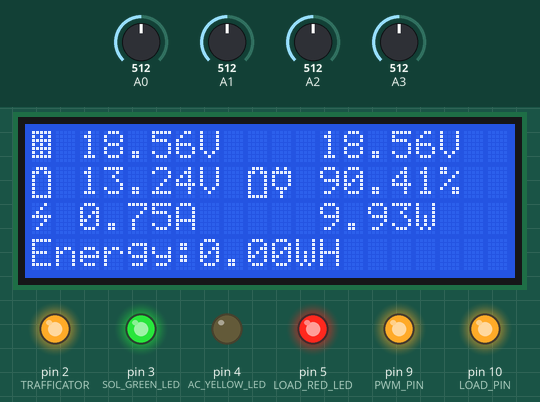
The sketch below on a simulated Arduino Uno, built with avr-gcc and run on an emulated ATmega328P. Shown: 20×4 character LCD, output pins drawn as LEDs (lit = HIGH). Inputs (shaded band) come from the test bench; at power-on: A0 = 512, A1 = 512, A2 = 512, A3 = 512. What the sketch prints to the serial monitor is not drawn.

Above: at 0.5 s.
At 4.9 s:
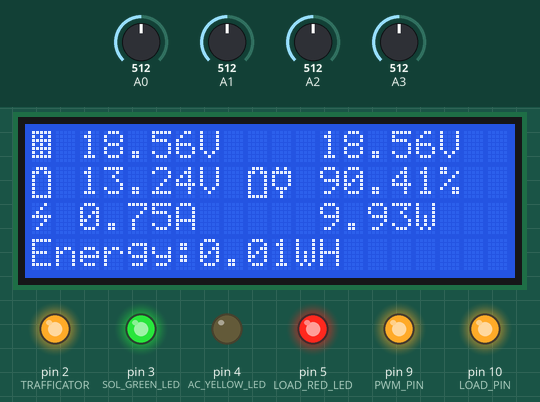
At 8.4 s:
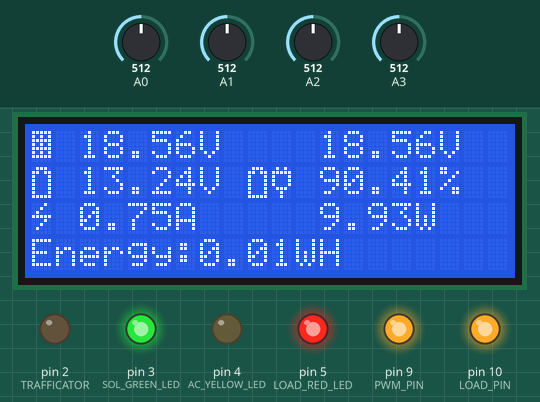
At 17.1 s:
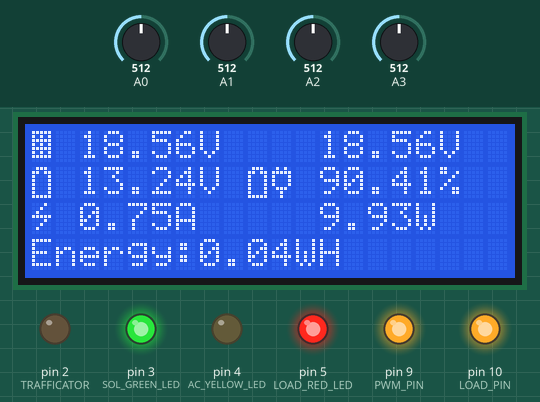
At 21.5 s:
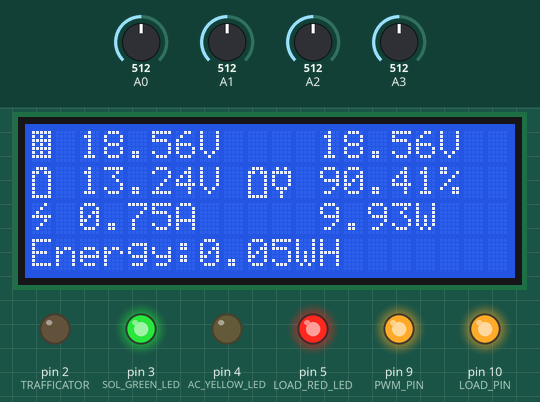
At 39.0 s:
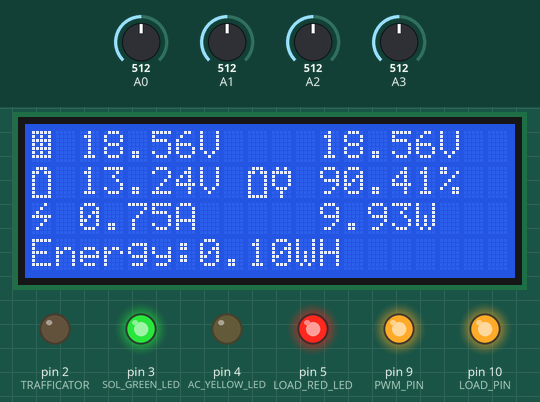
Timing chart, 0 to 40.0 s (numbered marks = the images above):
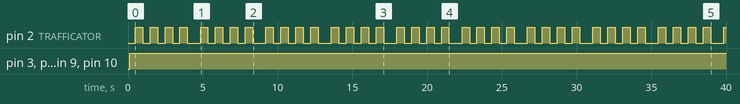

The sketch:

Brain-box.ino
```cpp
// ARDUINO BRAIN BOX
//Version-1.0
//by
//Nebedum Uchenna
//Afifia-oru Harmony
//Muheeb Habeeb Tola
//Nwaiwu Emmanuel
//Dated : 06/12/2017


#include <Wire.h>
#include <LiquidCrystal_I2C.h>
#define BAT_ADC A0    // Battery side voltage divider is connected to pin A0
#define SOL_ADC A1     // Solar panel side voltage divider is connected to pin A1
#define AC_ADC A2    // AC side voltage divider is connected to pin A2
#define CURRENT_ADC A3  // LEM LT-25NP current sensor is connected to pin A3
#define AVG_NUM 10    // number of iterations of the adc routine to average the adc readings
#define BAT_MIN 20  // minimum battery voltage for 24V system
#define BAT_MAX 30  // maximum battery voltage for 24V system
#define BULK_CH_SP 28.8 // bulk charge set point for sealed lead acid battery // flooded type set it to 29.2V
#define FLOAT_CH_SP 27.2  //float charge set point for lead acid battery
#define LVD 21          //Low voltage disconnect setting for a 24V system
#define PWM_PIN 9         // pin-9 is used to control the charging MOSFET //the default frequency is 490.20Hz
#define LOAD_PIN 10       // pin-10 is used to control the load
#define SOL_GREEN_LED 3
#define LOAD_RED_LED 5
#define AC_YELLOW_LED 4
#define TRAFFICATOR 2
//--------------------------------------------------------------------------------------------------------------------------
///////////////////////DECLARATION OF ALL BIT MAP ARRAY FOR FONTS////////////////////////////////////////////////////////////////
//--------------------------------------------------------------------------------------------------------------------------

byte solar[8] = //icon for solar panel
{
  0b11111,0b10101,0b11111,0b10101,0b11111,0b10101,0b11111,0b00000
};
byte battery[8] =  //icon for battery
{
  0b01110,0b11011,0b10001,0b10001,0b10001,0b10001,0b10001,0b11111
};

byte energy[8] =  // icon for power
{
  0b00010,0b00100,0b01000,0b11111,0b00010,0b00100,0b01000,0b00000
};
/*byte alarm[8] =  // icon for alarm
{
 0b00000,0b00100,0b01110,0b01110,0b01110,0b11111,0b00000,0b00100
};*/
/*byte temp[8] = //icon for termometer
{
 0b00100,0b01010,0b01010,0b01110,0b01110,0b11111,0b11111,0b01110
};*/

byte charge[8] = // icon for battery charge
{
  0b01010,0b11111,0b10001,0b10001,0b10001,0b01110,0b00100,0b00100,
};
byte not_charge[8]=
{
  0b00000,0b10001,0b01010,0b00100,0b01010,0b10001,0b00000,0b00000,
};


//--------------------------------------------------------------------------------------------------------------------------
///////////////////////DECLARATION OF ALL GLOBAL VARIABLES//////////////////////////////////////////////////////////////////
//--------------------------------------------------------------------------------------------------------------------------
float solar_volt=0;
float bat_volt=0;
float ac_volt=0;
float solar_current=0;
int ac_status=0;
//int temp_change=0;
float system_volt=0;
float bulk_charge_sp=0;
float float_charge_sp=0;
float charge_status=0;
float load_status=0;
float bat_percent=0;
float error=0;
float Ep=0;
int duty =0;
float lvd;
float msec=0;
float last_msec=0;
float elasped_msec=0;
float elasped_time=0;
float ampSecs = 0;
float ampHours=0;
float watts=0;
float wattSecs = 0;
float wattHours=0;

// Set the pins on the I2C chip used for LCD connections:
//                    addr, en,rw,rs,d4,d5,d6,d7,bl,blpol
LiquidCrystal_I2C lcd(0x3F, 2, 1, 0, 4, 5, 6, 7, 3, POSITIVE);  // Set the LCD I2C address // In my case 0x27
//******************************************************* MAIN PROGRAM START ************************************************
void setup()
{

Serial.begin(9600);
pinMode(SOL_GREEN_LED,OUTPUT);
pinMode(AC_YELLOW_LED,OUTPUT);
pinMode(LOAD_RED_LED,OUTPUT);
pinMode(TRAFFICATOR,OUTPUT);
pinMode(PWM_PIN,OUTPUT);
pinMode(LOAD_PIN,OUTPUT);
digitalWrite(PWM_PIN,LOW);  // default value of pwm duty cycle
digitalWrite(LOAD_PIN,LOW);  // default load state is OFF
lcd.begin(20,4);   // initialize the lcd for 20 chars 4 lines, turn on backlight
lcd.backlight(); // finish with backlight on
lcd.createChar(1,solar);
lcd.createChar(2, battery);
lcd.createChar(3, energy);
//lcd.createChar(4,alarm);
//lcd.createChar(5,temp);
lcd.createChar(6,charge);
lcd.createChar(7,not_charge);
lcd.clear();
}

void loop()
{
 read_data();             // read different sensors data from analog pin of arduino
 system_voltage();        // detect the system voltage according to battery voltage
 setpoint();      // decide the charge set point according to system voltage
 ac_charge();
 charge_cycle();         // pwm charging of battery
 battery_percent();
 power();                // calculate the load power and energy
 load_control();         //control the load
 led_indication();       // led indica
 print_data();            // print in serial monitor
 lcd_display();           // lcd display
 trafficator();
 }
//************************************************************ PROGRAM END *************************************************


//------------------------------------------------------------------------------------------------------
////////////////// READS AND AVERAGES THE ANALOG INPUTS (SOLAR VOLTAGE,BATTERY VOLTAGE,AC VOLTAGE)////////////////
//------------------------------------------------------------------------------------------------------
int read_adc(int adc_parameter)
{

  int sum = 0;
  int sample ;
  for (int i=0; i<AVG_NUM; i++)
  {                                        // loop through reading raw adc values AVG_NUM number of times
    sample = analogRead(adc_parameter);    // read the input pin
    sum += sample;                        // store sum for averaging
    delayMicroseconds(50);              // pauses for 50 microseconds
  }
  return(sum / AVG_NUM);                // divide sum by AVG_NUM to get average and return it
}
//-------------------------------------------------------------------------------------------------------------
////////////////////////////////////READ THE DATA//////////////////////////////////////////////////////////////
//-------------------------------------------------------------------------------------------------------------
 void read_data(void)
 {
    //5V = ADC value 1024 => 1 ADC value = (5/1024)Volt= 0.0048828Volt
    // Vout=Vin*R2/(R1+R2) => Vin = Vout*(R1+R2)/R2   R1=100 and R2=20
     solar_volt = read_adc(SOL_ADC)*0.00488*7.429;
     bat_volt   = read_adc(BAT_ADC)*0.00488*5.3;
   ac_volt   = read_adc(AC_ADC)*0.00488*7.429;
   solar_current = (read_adc(CURRENT_ADC)*.00488)*0.3;
     //temperature = read_adc(TEMP_ADC)*0.00488*100;
  }

//------------------------------------------------------------------------------------------------------------
/////////////////////////////////POWER AND ENERGY CALCULATION //////////////////////////////////////////////
//------------------------------------------------------------------------------------------------------------
void power(void)

{
msec = millis();
elasped_msec = msec - last_msec; //Calculate how long has past since last call of this function
elasped_time = elasped_msec / 1000.0; // 1sec=1000 msec
watts = solar_current * bat_volt; //Watts now
ampSecs = (solar_current*elasped_time); //AmpSecs since last measurement
wattSecs = ampSecs * bat_volt; //WattSecs since last measurement
ampHours = ampHours + ampSecs/3600; // 1 hour=3600sec //Total ampHours since program started
wattHours = wattHours + wattSecs/3600; // 1 hour=3600sec //Total wattHours since program started
last_msec = msec; //Store 'now' for next time
}

//------------------------------------------------------------------------------------------------------------
/////////////////////////////////PRINT DATA IN SERIAL MONITOR/////////////////////////////////////////////////
//------------------------------------------------------------------------------------------------------------
  void print_data(void)
  {
    delay(100);
    Serial.print("Solar Panel Voltage: ");
    Serial.print(solar_volt);
    Serial.println("V");
    Serial.print("Battery Voltage: ");
    Serial.print(bat_volt);
    Serial.println("V");
  Serial.print("AC Charger Voltage: ");
  Serial.print(ac_volt);
    Serial.println("V");
    Serial.print("System Voltage: ");
    Serial.print(system_volt);
    Serial.println("V");
    Serial.print("Charge Set Point:");
    Serial.println(bulk_charge_sp);
    //Serial.print("Temperature:");
    //Serial.print(temperature);
    //Serial.println("C");
  Serial.print("Solar Current: ");
  Serial.print(solar_current);
    Serial.println("A");
    Serial.print("Power: ");
    Serial.print(watts);
    Serial.println("W");
    Serial.print("Energy: ");
    Serial.print(wattHours);
    Serial.println("WH");
    Serial.print("Duty Cycle :");
    if (charge_status==1)
    {
    Serial.println("99%");
    Serial.println("BULK CHARGING");
    }
    else if (charge_status==2)
    {
    Serial.print(Ep);
    Serial.println("%");
    Serial.println("FLOAT CHARGING");
    }
    else
    {
    Serial.println("0%");
    Serial.println("NOT CHARGING");
    }
    if(load_status==1)
    {
     Serial.println("LOAD IS CONNECTED");
    }
    else
    {
     Serial.println("LOAD IS DISCONNECTED");
    }

    Serial.println("***************************");
 }
//----------------------------------------------------------------------------------------------------------------------
//////////////////////////////////SYSTEM VOLTAGE AUTO DETECT ///////////////////////////////////////////////////////////
//----------------------------------------------------------------------------------------------------------------------
void system_voltage(void)
{
  if ((bat_volt >BAT_MIN) && (bat_volt < BAT_MAX))
  {
     system_volt = 24;
  }
  /*
  else if  ((bat_volt > BAT_MIN*2 ) && (bat_volt < BAT_MAX*2))
  {
    system_volt=48;
  }*/
  else if ((bat_volt > BAT_MIN/2 ) && (bat_volt < BAT_MAX/2))
  {
    system_volt=12;
  }

}
//---------------------------------------------------------------------------------------------------------------------------
 ////////////////////////////////////CHARGE SET POINT ///////////////////////////////////////////////////////////////////////
//---------------------------------------------------------------------------------------------------------------------------

void setpoint(void)
{
 // temp_change =temperature-25.0; // 25deg cel is taken as standard room temperature
 // temperature compensation = -5mv/degC/Cell
  // If temperature is above the room temp ;Charge set point should reduced
  // If temperature is bellow the room temp ;Charge set point should increased
  if(system_volt ==24)
  {
     bulk_charge_sp = BULK_CH_SP; //-(0.030*temp_change) ;
     float_charge_sp=FLOAT_CH_SP; //-(0.030*temp_change) ;
     //lvd =LVD;
  }

  else if(system_volt ==12)
  {
     bulk_charge_sp = (BULK_CH_SP/2) ;
     float_charge_sp= (FLOAT_CH_SP/2) ;
     lvd=LVD/2;
  }
  /*
  else if (system_volt == 48)
  {
   bulk_charge_sp = (BULK_CH_SP*2)-(0.060*temp_change) ;
   float_charge_sp= (FLOAT_CH_SP*2)-(0.060*temp_change) ;
   lvd=LVD*2;
  }
  */

}

//------------------------------------------------------------------------------------------------------------------------------
////////////////////////////////////////////////////AC CHARGING///////////////////////////////////////////////////////////////////
//--------------------------------------------------------------------------------------------------------------------------------
void ac_charge(void)
{
  if (ac_volt > bat_volt && bat_volt <= bulk_charge_sp)
  {
     ac_status = 1;
     duty= 255;
     analogWrite(PWM_PIN,duty); // 99 % duty cycle // rapid charging


  }
  else
  {
    ac_status = 0;
  }
}

//--------------------------------------------------------------------------------------------------------------------------------
 ///////////////////////////////////////////////////PWM CHARGE CYCLE @500 HZ //////////////////////////////////////////////////
 //-------------------------------------------------------------------------------------------------------------------------------
void charge_cycle(void)
{
  if (solar_volt > bat_volt && bat_volt <= bulk_charge_sp)
  {


   if (bat_volt <= float_charge_sp) // charging start
  {
     charge_status = 1; // indicate the charger is in BULK mode
     duty= 255;
     analogWrite(PWM_PIN,duty); // 99 % duty cycle // rapid charging


  }


  else if (bat_volt >float_charge_sp && bat_volt <= bulk_charge_sp)
  {
      charge_status = 2; // indicate the charger is in FLOAT mode
      error  = (bulk_charge_sp - bat_volt);      // duty cycle reduced when the battery voltage approaches the charge set point
      Ep= error *100 ; //Ep= error* Kp // Assume  Kp=100

      if(Ep < 0)
       {
        Ep=0;
        }
      else if(Ep>100)
        {
         Ep=100;
        }
      else if(Ep>0 && Ep <=100) // regulating
       {
         duty = (Ep*255)/100;
       }
       analogWrite(PWM_PIN,duty);
   }
 }
   else
   {
   charge_status=0;  // indicate the charger is OFF
   duty=0;
   analogWrite(PWM_PIN,duty);
   }
}

//------------------------------------------------------------------------------------------------------------
//////////////////////////////////BATTERY PERCENTAGE CALCULATION/////////////////////////////////////////////
//------------------------------------------------------------------------------------------------------------
void battery_percent(void)
{

  if (system_volt == 24)
  {
    if (bat_volt >= 11 && bat_volt <= 21)
    {
       bat_percent = 25 - (1.363636*(21-bat_volt));
    }
    else if (bat_volt > 21 && bat_volt <= 23)
    {
      bat_percent = 49 - (12* (23-bat_volt));
    }
    else if (bat_volt > 23 && bat_volt <= 25.6)
    {
      bat_percent = 74 - (12* (25.6-bat_volt));
    }
    else if (bat_volt > 25.6 && bat_volt <= 29.4)
    {
      bat_percent = 100 - (6.578* (29.4-bat_volt));
    }
    else
    {

    }
 }
 else if (system_volt == 12)
  {
    if (bat_volt >= 5.5 && bat_volt <= 10.5)
    {
       bat_percent = 25 - (1.363636*(10.5-bat_volt));
    }
    else if (bat_volt > 10.5 && bat_volt <= 11.5)
    {
      bat_percent = 49 - (12* (11.5-bat_volt));
    }
    else if (bat_volt > 11.5 && bat_volt <= 12.8)
    {
      bat_percent = 74 - (12* (12.8-bat_volt));
    }
    else if (bat_volt > 12.8 && bat_volt <= 14.7)
    {
      bat_percent = 100 - (6.578* (14.7-bat_volt));
    }
    else
    {
    }
  }
}
//----------------------------------------------------------------------------------------------------------------------
/////////////////////////////////////////////LOAD CONTROL/////////////////////////////////////////////////////
//----------------------------------------------------------------------------------------------------------------------

void load_control()
{
  // if (solar_volt < 5  ) // load will on when night
  //{
  //if(bat_volt >lvd)   // check if battery is healthy
  //{
  load_status=1;
  digitalWrite(LOAD_PIN,HIGH); // load is ON
  //}
  //else if(bat_volt < lvd)
  //{
    //load_status=0;
   //digitalWrite(LOAD_PIN, LOW); //load is OFF
  //}
 //}
 /*else // load will off during day
 {
   load_status=0;
   digitalWrite(LOAD_PIN, LOW);
 }*/
}


//-------------------------------------------------------------------------------------------------
//////////////////////////LED INDICATION////////////////////////////////////
//-------------------------------------------------------------------------------------------------
void led_indication(void)
{
  ac_led();
  solar_led();           //Battery status led indication
  load_led();              //Load led indication
}

//----------------------------------------------------------------------------------------------------------------------
/////////////////////////////////////////////SOLAR LED INDICATION/////////////////////////////////////////////////////
//----------------------------------------------------------------------------------------------------------------------
void solar_led(void)
{

   if( charge_status == 1 || charge_status == 2)
  {
      leds_off_all();
      digitalWrite(SOL_GREEN_LED,HIGH);  // battery voltage is healthy
  }
  else
  {
      leds_off_all();
      digitalWrite(SOL_GREEN_LED,LOW);  //battery is fully charged
  }
}
//----------------------------------------------------------------------------------------------------------------------
/////////////////////////////////////////////AC LED INDICATION/////////////////////////////////////////////////////
//----------------------------------------------------------------------------------------------------------------------
void ac_led(void)
{

   if( ac_status == 1)
  {
      leds_off_all();
      digitalWrite(AC_YELLOW_LED,HIGH);  // battery voltage is healthy
  }
  else
  {
      leds_off_all();
      digitalWrite(AC_YELLOW_LED,LOW);  //battery is fully charged
  }
}
//----------------------------------------------------------------------------------------------------------------------
/////////////////////////////////////////////LOAD LED INDICATION/////////////////////////////////////////////////////
//----------------------------------------------------------------------------------------------------------------------

 void load_led()
  {
    if(load_status==1)
    {
      digitalWrite(LOAD_RED_LED,HIGH);
    }
    else if(load_status==0)
    {
      digitalWrite(LOAD_RED_LED,LOW);
     }
   }

//------------------------------------------------------------------------------------------------------
//////////////////////// TURN OFF ALL THE LED///////////////////////////////////////////////////////////
//------------------------------------------------------------------------------------------------------
void leds_off_all(void)
{
  digitalWrite(SOL_GREEN_LED,LOW);
  digitalWrite(AC_YELLOW_LED,LOW);
  digitalWrite(LOAD_RED_LED, LOW);
}
//------------------------------------------------------------------------------------------------------
//////////////////////////TRAFFICATOR///////////////////////////////////////////////////////////////////
//------------------------------------------------------------------------------------------------------
void trafficator(void)
{
  digitalWrite(TRAFFICATOR,HIGH);
  delay(500);
  digitalWrite(TRAFFICATOR,LOW);
  delay(500);
  digitalWrite(TRAFFICATOR,HIGH);
  delay(500);
  digitalWrite(TRAFFICATOR,LOW);
  delay(500);
  digitalWrite(TRAFFICATOR,HIGH);
  delay(500);
  digitalWrite(TRAFFICATOR,LOW);
  delay(500);
  digitalWrite(TRAFFICATOR,HIGH);
  delay(500);
  digitalWrite(TRAFFICATOR,LOW);
  delay(500);
}
//------------------------------------------------------------------------------------------------------
//////////////////////// LCD DISPLAY///////////////////////////////////////////////////////////
//------------------------------------------------------------------------------------------------------
void lcd_display()
{
 lcd.setCursor(0, 0);
 lcd.write(1);
 lcd.setCursor(2, 0);
 lcd.print(solar_volt);
 lcd.print("V");
 lcd.setCursor(10, 0);
 lcd.write(5);
 lcd.setCursor(12, 0);
 lcd.print(ac_volt);
 lcd.print("V");
 lcd.setCursor(0,1);
 lcd.write(2);
 lcd.setCursor(2, 1);
 lcd.print(bat_volt);
 lcd.print("V");
 lcd.setCursor(9, 1);
 lcd.write(2);
 if((charge_status==1) | (charge_status== 2))
 {
 lcd.write(6);
 }
 else if(ac_status==1)
 {
  lcd.write(6);
 }
 else
 {
 lcd.write(7);
 }
 lcd.setCursor(12, 1);
 lcd.print(bat_percent);
 lcd.print("%");
 lcd.setCursor(0,2);
 lcd.write(3);
 lcd.setCursor(2,2);
 lcd.print(solar_current);
 lcd.print("A");
 lcd.setCursor(12,2);
 lcd.print(watts);
 lcd.print("W");
 lcd.setCursor(0,3);
 lcd.print("Energy:");
 lcd.print(wattHours);
 lcd.print("WH");

}
```

Measured:
- by itself, pin 2 (TRAFFICATOR): repeats every 4.4 s: 3 × (LOW 0.50 s, HIGH 0.50 s), LOW 0.87 s, HIGH 0.50 s
- by itself, pin 3 (SOL_GREEN_LED), pin 5 (LOAD_RED_LED), pin 9 (PWM_PIN), pin 10 (LOAD_PIN): LOW → HIGH at 0.11 s
- what the display in image 0 shows lasts 4.4 s, from 0.5 s to 4.9 s
